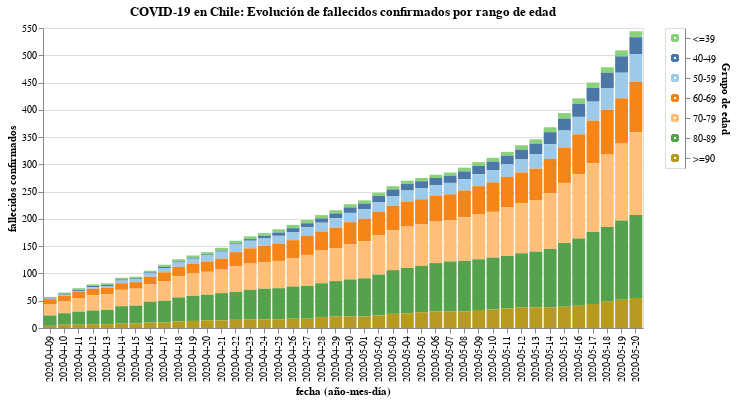

Notebook cell for this chart:
### Code cell
#hide_input
input_dropdown = alt.binding_select(options=data['Grupo de edad'].unique())
selection1 = alt.selection_single(fields=['Grupo de edad'], bind=input_dropdown, name=' ')
selection2 = alt.selection_multi(fields=['Grupo de edad'], on='mouseover')

color = alt.condition(selection1 | selection2,
                    alt.Color('Grupo de edad:N', scale=alt.Scale(scheme='tableau20'), legend=None),
                    alt.value('lightgray'))

bars = alt.Chart(data).mark_bar().encode(
    x = 'fecha (año-mes-día):N',
    y = 'fallecidos confirmados:Q',
    color = color,
    tooltip = ['fecha (año-mes-día)', 'Grupo de edad', 'fallecidos confirmados'],
    order=alt.Order(
    # Sort the segments of the bars by this field
    'index',
    sort='descending'
    )
).add_selection(
    selection1, selection2
).transform_filter(
    selection1
)

legend = alt.Chart(data).mark_point().encode(
    y=alt.Y('Grupo de edad', axis=alt.Axis(orient='right'), sort=grupo_de_edad),
    color=color
).add_selection(
    selection1, selection2
)

bars.properties(
    title = 'COVID-19 en Chile: Evolución de fallecidos confirmados por rango de edad',
    width = 600
) | legend

### Figure 1 — Vega-Lite specification as saved in the notebook (floating-point values rounded to 4 significant figures; data arrays with more than 128 entries replaced by an {"elided": "..."} marker saying what was removed)
{"config": {"view": {"continuousWidth": 400, "continuousHeight": 300}}, "hconcat": [{"mark": "bar", "encoding": {"color": {"condition": {"type": "nominal", "field": "Grupo de edad", "legend": null, "scale": {"scheme": "tableau20"}, "selection": {"or": [" ", "selector011"]}}, "value": "lightgray"}, "order": {"type": "quantitative", "field": "index", "sort": "descending"}, "tooltip": [{"type": "nominal", "field": "fecha (año-mes-día)"}, {"type": "nominal", "field": "Grupo de edad"}, {"type": "quantitative", "field": "fallecidos confirmados"}], "x": {"type": "nominal", "field": "fecha (año-mes-día)"}, "y": {"type": "quantitative", "field": "fallecidos confirmados"}}, "selection": {" ": {"type": "single", "fields": ["Grupo de edad"], "bind": {"input": "select", "options": ["<=39", "40-49", "50-59", "60-69", "70-79", "80-89", ">=90"]}}, "selector011": {"type": "multi", "fields": ["Grupo de edad"], "on": "mouseover"}}, "title": "COVID-19 en Chile: Evolución de fallecidos confirmados por rango de edad", "transform": [{"filter": {"selection": " "}}], "width": 600}, {"mark": "point", "encoding": {"color": {"condition": {"type": "nominal", "field": "Grupo de edad", "legend": null, "scale": {"scheme": "tableau20"}, "selection": {"or": [" ", "selector011"]}}, "value": "lightgray"}, "y": {"type": "nominal", "axis": {"orient": "right"}, "field": "Grupo de edad", "sort": ["<=39", "40-49", "50-59", "60-69", "70-79", "80-89", ">=90"]}}, "selection": {" ": {"type": "single", "fields": ["Grupo de edad"], "bind": {"input": "select", "options": ["<=39", "40-49", "50-59", "60-69", "70-79", "80-89", ">=90"]}}, "selector011": {"type": "multi", "fields": ["Grupo de edad"], "on": "mouseover"}}}], "data": {"name": "data-e7fbdd99606b189ed3a066460353f759"}, "$schema": "https://vega.github.io/schema/vega-lite/v4.8.1.json", "datasets": {"data-e7fbdd99606b189ed3a066460353f759": {"elided": "294 records"}}}
